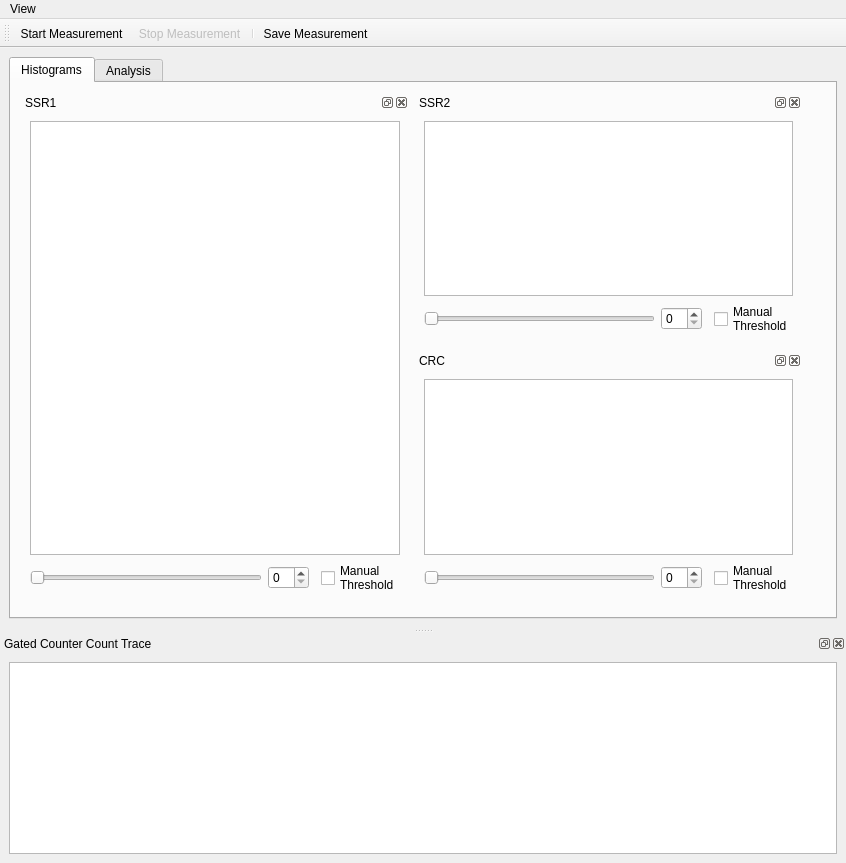
<?xml version="1.0" encoding="UTF-8"?>
<ui version="4.0">
 <class>MainWindow</class>
 <widget class="QMainWindow" name="MainWindow">
  <property name="geometry">
   <rect>
    <x>0</x>
    <y>0</y>
    <width>846</width>
    <height>863</height>
   </rect>
  </property>
  <property name="windowTitle">
   <string>qudi: Gated Counter</string>
  </property>
  <property name="layoutDirection">
   <enum>Qt::LeftToRight</enum>
  </property>
  <widget class="QWidget" name="centralwidget">
   <layout class="QGridLayout" name="gridLayout_2">
    <item row="0" column="0">
     <widget class="QTabWidget" name="tabWidget">
      <property name="currentIndex">
       <number>0</number>
      </property>
      <widget class="QWidget" name="tab_2">
       <attribute name="title">
        <string>Histograms</string>
       </attribute>
       <widget class="QWidget" name="gridLayoutWidget">
        <property name="geometry">
         <rect>
          <x>10</x>
          <y>10</y>
          <width>781</width>
          <height>511</height>
         </rect>
        </property>
        <layout class="QGridLayout" name="gridLayout_16">
         <item row="0" column="1">
          <widget class="QDockWidget" name="histogram_DockWidget_3">
           <property name="sizePolicy">
            <sizepolicy hsizetype="Preferred" vsizetype="Expanding">
             <horstretch>0</horstretch>
             <verstretch>0</verstretch>
            </sizepolicy>
           </property>
           <property name="layoutDirection">
            <enum>Qt::LeftToRight</enum>
           </property>
           <property name="floating">
            <bool>false</bool>
           </property>
           <property name="features">
            <set>QDockWidget::AllDockWidgetFeatures</set>
           </property>
           <property name="allowedAreas">
            <set>Qt::RightDockWidgetArea</set>
           </property>
           <property name="windowTitle">
            <string>SSR2</string>
           </property>
           <widget class="QWidget" name="dockWidgetContents_7">
            <layout class="QGridLayout" name="gridLayout_12">
             <item row="0" column="0">
              <layout class="QGridLayout" name="gridLayout_13">
               <item row="1" column="1">
                <widget class="QSpinBox" name="hist_bins_SpinBox_3"/>
               </item>
               <item row="1" column="0">
                <widget class="QSlider" name="hist_bins_Slider_3">
                 <property name="toolTip">
                  <string>&lt;html&gt;&lt;head/&gt;&lt;body&gt;&lt;p&gt;Set the amout of bins which are&lt;br/&gt;summed together to obtain a &lt;br/&gt;point  (as the summed value) in the &lt;br/&gt;histogram.&lt;/p&gt;&lt;/body&gt;&lt;/html&gt;</string>
                 </property>
                 <property name="orientation">
                  <enum>Qt::Horizontal</enum>
                 </property>
                </widget>
               </item>
               <item row="1" column="3">
                <widget class="QCheckBox" name="checkBox_3">
                 <property name="text">
                  <string>Manual
Threshold</string>
                 </property>
                </widget>
               </item>
               <item row="0" column="0" colspan="4">
                <widget class="PlotWidget" name="histogram_PlotWidget_3">
                 <property name="sizePolicy">
                  <sizepolicy hsizetype="Expanding" vsizetype="Preferred">
                   <horstretch>0</horstretch>
                   <verstretch>0</verstretch>
                  </sizepolicy>
                 </property>
                </widget>
               </item>
              </layout>
             </item>
            </layout>
           </widget>
          </widget>
         </item>
         <item row="1" column="1">
          <widget class="QDockWidget" name="histogram_DockWidget_4">
           <property name="sizePolicy">
            <sizepolicy hsizetype="Preferred" vsizetype="Expanding">
             <horstretch>0</horstretch>
             <verstretch>0</verstretch>
            </sizepolicy>
           </property>
           <property name="layoutDirection">
            <enum>Qt::LeftToRight</enum>
           </property>
           <property name="floating">
            <bool>false</bool>
           </property>
           <property name="features">
            <set>QDockWidget::AllDockWidgetFeatures</set>
           </property>
           <property name="allowedAreas">
            <set>Qt::RightDockWidgetArea</set>
           </property>
           <property name="windowTitle">
            <string>CRC</string>
           </property>
           <widget class="QWidget" name="dockWidgetContents_8">
            <layout class="QGridLayout" name="gridLayout_14">
             <item row="0" column="0">
              <layout class="QGridLayout" name="gridLayout_15">
               <item row="1" column="1">
                <widget class="QSpinBox" name="hist_bins_SpinBox_4"/>
               </item>
               <item row="1" column="0">
                <widget class="QSlider" name="hist_bins_Slider_4">
                 <property name="toolTip">
                  <string>&lt;html&gt;&lt;head/&gt;&lt;body&gt;&lt;p&gt;Set the amout of bins which are&lt;br/&gt;summed together to obtain a &lt;br/&gt;point  (as the summed value) in the &lt;br/&gt;histogram.&lt;/p&gt;&lt;/body&gt;&lt;/html&gt;</string>
                 </property>
                 <property name="orientation">
                  <enum>Qt::Horizontal</enum>
                 </property>
                </widget>
               </item>
               <item row="1" column="3">
                <widget class="QCheckBox" name="checkBox_4">
                 <property name="text">
                  <string>Manual
Threshold</string>
                 </property>
                </widget>
               </item>
               <item row="0" column="0" colspan="4">
                <widget class="PlotWidget" name="histogram_PlotWidget_4">
                 <property name="sizePolicy">
                  <sizepolicy hsizetype="Expanding" vsizetype="Preferred">
                   <horstretch>0</horstretch>
                   <verstretch>0</verstretch>
                  </sizepolicy>
                 </property>
                </widget>
               </item>
              </layout>
             </item>
            </layout>
           </widget>
          </widget>
         </item>
         <item row="0" column="0" rowspan="2">
          <widget class="QDockWidget" name="histogram_DockWidget_2">
           <property name="sizePolicy">
            <sizepolicy hsizetype="Preferred" vsizetype="Expanding">
             <horstretch>0</horstretch>
             <verstretch>0</verstretch>
            </sizepolicy>
           </property>
           <property name="layoutDirection">
            <enum>Qt::LeftToRight</enum>
           </property>
           <property name="floating">
            <bool>false</bool>
           </property>
           <property name="features">
            <set>QDockWidget::AllDockWidgetFeatures</set>
           </property>
           <property name="allowedAreas">
            <set>Qt::RightDockWidgetArea</set>
           </property>
           <property name="windowTitle">
            <string>SSR1</string>
           </property>
           <widget class="QWidget" name="dockWidgetContents_6">
            <layout class="QGridLayout" name="gridLayout_10">
             <item row="0" column="0">
              <layout class="QGridLayout" name="gridLayout_11">
               <item row="1" column="1">
                <widget class="QSpinBox" name="hist_bins_SpinBox_2"/>
               </item>
               <item row="1" column="0">
                <widget class="QSlider" name="hist_bins_Slider_2">
                 <property name="toolTip">
                  <string>&lt;html&gt;&lt;head/&gt;&lt;body&gt;&lt;p&gt;Set the amout of bins which are&lt;br/&gt;summed together to obtain a &lt;br/&gt;point  (as the summed value) in the &lt;br/&gt;histogram.&lt;/p&gt;&lt;/body&gt;&lt;/html&gt;</string>
                 </property>
                 <property name="orientation">
                  <enum>Qt::Horizontal</enum>
                 </property>
                </widget>
               </item>
               <item row="1" column="3">
                <widget class="QCheckBox" name="checkBox_2">
                 <property name="text">
                  <string>Manual
Threshold</string>
                 </property>
                </widget>
               </item>
               <item row="0" column="0" colspan="4">
                <widget class="PlotWidget" name="histogram_PlotWidget_2">
                 <property name="sizePolicy">
                  <sizepolicy hsizetype="Expanding" vsizetype="Preferred">
                   <horstretch>0</horstretch>
                   <verstretch>0</verstretch>
                  </sizepolicy>
                 </property>
                </widget>
               </item>
              </layout>
             </item>
            </layout>
           </widget>
          </widget>
         </item>
        </layout>
       </widget>
      </widget>
      <widget class="QWidget" name="tab">
       <attribute name="title">
        <string>Analysis</string>
       </attribute>
       <widget class="QDockWidget" name="control_param_DockWidget_2">
        <property name="enabled">
         <bool>true</bool>
        </property>
        <property name="geometry">
         <rect>
          <x>10</x>
          <y>10</y>
          <width>499</width>
          <height>500</height>
         </rect>
        </property>
        <property name="sizePolicy">
         <sizepolicy hsizetype="Preferred" vsizetype="Minimum">
          <horstretch>0</horstretch>
          <verstretch>0</verstretch>
         </sizepolicy>
        </property>
        <property name="allowedAreas">
         <set>Qt::AllDockWidgetAreas</set>
        </property>
        <property name="windowTitle">
         <string>Control Parameter</string>
        </property>
        <widget class="QWidget" name="dockWidgetContents_5">
         <layout class="QGridLayout" name="gridLayout_8">
          <item row="0" column="0">
           <layout class="QGridLayout" name="gridLayout_9">
            <property name="sizeConstraint">
             <enum>QLayout::SetMinimumSize</enum>
            </property>
            <property name="spacing">
             <number>6</number>
            </property>
            <item row="2" column="1">
             <widget class="QSpinBox" name="count_per_readout_SpinBox_2">
              <property name="toolTip">
               <string>&lt;html&gt;&lt;head/&gt;&lt;body&gt;&lt;p&gt;Specify how many counts are read out&lt;br/&gt;at once per readout request to the &lt;br/&gt;hardware.&lt;br/&gt;This number won't affect the structure&lt;br/&gt;of the obtained data. With a higher &lt;br/&gt;number you will solely reduce the&lt;br/&gt;workload for the PC, since you descrease&lt;br/&gt;the readout processes per time.&lt;/p&gt;&lt;/body&gt;&lt;/html&gt;</string>
              </property>
              <property name="maximum">
               <number>1000000</number>
              </property>
              <property name="value">
               <number>20</number>
              </property>
             </widget>
            </item>
            <item row="0" column="4">
             <widget class="QComboBox" name="fit_methods_ComboBox_2"/>
            </item>
            <item row="0" column="2">
             <widget class="QLabel" name="label_7">
              <property name="text">
               <string>Fit Parameters</string>
              </property>
             </widget>
            </item>
            <item row="0" column="3">
             <widget class="QPushButton" name="fit_PushButton_2">
              <property name="enabled">
               <bool>true</bool>
              </property>
              <property name="text">
               <string>Fit</string>
              </property>
             </widget>
            </item>
            <item row="5" column="0">
             <widget class="QLabel" name="label_8">
              <property name="text">
               <string>Spin flip prob.</string>
              </property>
             </widget>
            </item>
            <item row="2" column="0">
             <widget class="QLabel" name="label_9">
              <property name="text">
               <string>Count per Readout (#)</string>
              </property>
             </widget>
            </item>
            <item row="3" column="0">
             <widget class="QLabel" name="label_10">
              <property name="text">
               <string>Filetag</string>
              </property>
             </widget>
            </item>
            <item row="1" column="0">
             <widget class="QLabel" name="label_11">
              <property name="sizePolicy">
               <sizepolicy hsizetype="Maximum" vsizetype="Preferred">
                <horstretch>0</horstretch>
                <verstretch>0</verstretch>
               </sizepolicy>
              </property>
              <property name="text">
               <string>Countlength (#)</string>
              </property>
             </widget>
            </item>
            <item row="3" column="1">
             <widget class="QLineEdit" name="filetag_LineEdit_2">
              <property name="maximumSize">
               <size>
                <width>100</width>
                <height>16777215</height>
               </size>
              </property>
              <property name="toolTip">
               <string>&lt;html&gt;&lt;head/&gt;&lt;body&gt;&lt;p&gt;Enter the descriptive name for this&lt;br/&gt;measurement. The file will be saved with &lt;br/&gt;a date and timestamp prefix and the&lt;br/&gt;descriptive name will be append to that&lt;br/&gt;string.&lt;/p&gt;&lt;/body&gt;&lt;/html&gt;</string>
              </property>
             </widget>
            </item>
            <item row="1" column="1">
             <widget class="QSpinBox" name="count_length_SpinBox_2">
              <property name="sizePolicy">
               <sizepolicy hsizetype="Fixed" vsizetype="Fixed">
                <horstretch>0</horstretch>
                <verstretch>0</verstretch>
               </sizepolicy>
              </property>
              <property name="minimumSize">
               <size>
                <width>100</width>
                <height>0</height>
               </size>
              </property>
              <property name="toolTip">
               <string>&lt;html&gt;&lt;head/&gt;&lt;body&gt;&lt;p&gt;Maximal reserved bufferlength&lt;br/&gt;on the gated counting hardware.&lt;/p&gt;&lt;/body&gt;&lt;/html&gt;</string>
              </property>
              <property name="maximum">
               <number>1000000</number>
              </property>
              <property name="value">
               <number>200</number>
              </property>
             </widget>
            </item>
            <item row="5" column="2">
             <widget class="QLabel" name="label_12">
              <property name="maximumSize">
               <size>
                <width>100</width>
                <height>16777215</height>
               </size>
              </property>
              <property name="text">
               <string>Fidelity (left/rigth)</string>
              </property>
             </widget>
            </item>
            <item row="5" column="3">
             <widget class="QDoubleSpinBox" name="fidelity_left_DSpinBox_2">
              <property name="maximumSize">
               <size>
                <width>100</width>
                <height>16777215</height>
               </size>
              </property>
              <property name="readOnly">
               <bool>true</bool>
              </property>
              <property name="buttonSymbols">
               <enum>QAbstractSpinBox::NoButtons</enum>
              </property>
             </widget>
            </item>
            <item row="5" column="4">
             <widget class="QDoubleSpinBox" name="fidelity_right_DSpinBox_2">
              <property name="maximumSize">
               <size>
                <width>100</width>
                <height>16777215</height>
               </size>
              </property>
              <property name="readOnly">
               <bool>true</bool>
              </property>
              <property name="buttonSymbols">
               <enum>QAbstractSpinBox::NoButtons</enum>
              </property>
             </widget>
            </item>
            <item row="1" column="2" rowspan="4" colspan="3">
             <widget class="QTextEdit" name="fit_param_TextEdit_2">
              <property name="sizePolicy">
               <sizepolicy hsizetype="MinimumExpanding" vsizetype="Expanding">
                <horstretch>0</horstretch>
                <verstretch>0</verstretch>
               </sizepolicy>
              </property>
              <property name="minimumSize">
               <size>
                <width>0</width>
                <height>90</height>
               </size>
              </property>
             </widget>
            </item>
            <item row="5" column="1">
             <widget class="QDoubleSpinBox" name="spin_flip_prob_DSpinBox_2">
              <property name="enabled">
               <bool>true</bool>
              </property>
              <property name="maximumSize">
               <size>
                <width>100</width>
                <height>16777215</height>
               </size>
              </property>
              <property name="autoFillBackground">
               <bool>false</bool>
              </property>
              <property name="readOnly">
               <bool>true</bool>
              </property>
              <property name="buttonSymbols">
               <enum>QAbstractSpinBox::NoButtons</enum>
              </property>
             </widget>
            </item>
           </layout>
          </item>
         </layout>
        </widget>
       </widget>
      </widget>
     </widget>
    </item>
   </layout>
  </widget>
  <widget class="QMenuBar" name="menubar">
   <property name="geometry">
    <rect>
     <x>0</x>
     <y>0</y>
     <width>846</width>
     <height>21</height>
    </rect>
   </property>
   <widget class="QMenu" name="menuView">
    <property name="title">
     <string>View</string>
    </property>
    <addaction name="actionRestore_Default"/>
    <addaction name="actionClose"/>
   </widget>
   <addaction name="menuView"/>
  </widget>
  <widget class="QToolBar" name="toolBar">
   <property name="enabled">
    <bool>true</bool>
   </property>
   <property name="windowTitle">
    <string>toolBar</string>
   </property>
   <attribute name="toolBarArea">
    <enum>TopToolBarArea</enum>
   </attribute>
   <attribute name="toolBarBreak">
    <bool>false</bool>
   </attribute>
   <addaction name="start_counter_Action"/>
   <addaction name="stop_counter_Action"/>
   <addaction name="separator"/>
   <addaction name="save_measurement_Action"/>
  </widget>
  <widget class="QDockWidget" name="count_trace_DockWidget">
   <property name="sizePolicy">
    <sizepolicy hsizetype="Preferred" vsizetype="Expanding">
     <horstretch>0</horstretch>
     <verstretch>0</verstretch>
    </sizepolicy>
   </property>
   <property name="minimumSize">
    <size>
     <width>117</width>
     <height>140</height>
    </size>
   </property>
   <property name="windowTitle">
    <string>Gated Counter Count Trace</string>
   </property>
   <attribute name="dockWidgetArea">
    <number>8</number>
   </attribute>
   <widget class="QWidget" name="dockWidgetContents_2">
    <layout class="QGridLayout" name="gridLayout_5">
     <item row="0" column="0">
      <layout class="QGridLayout" name="gridLayout_3">
       <item row="1" column="0">
        <widget class="PlotWidget" name="gated_count_trace_PlotWidget">
         <property name="sizePolicy">
          <sizepolicy hsizetype="Expanding" vsizetype="Preferred">
           <horstretch>0</horstretch>
           <verstretch>0</verstretch>
          </sizepolicy>
         </property>
        </widget>
       </item>
      </layout>
     </item>
    </layout>
   </widget>
  </widget>
  <action name="start_counter_Action">
   <property name="icon">
    <iconset>
     <normaloff>../../artwork/icons/qudiTheme/22x22/start-counter.png</normaloff>../../artwork/icons/qudiTheme/22x22/start-counter.png</iconset>
   </property>
   <property name="text">
    <string>Start Measurement</string>
   </property>
   <property name="toolTip">
    <string>Start Gated Counter Measurement</string>
   </property>
  </action>
  <action name="stop_counter_Action">
   <property name="enabled">
    <bool>false</bool>
   </property>
   <property name="icon">
    <iconset>
     <normaloff>../../artwork/icons/qudiTheme/22x22/stop-counter.png</normaloff>../../artwork/icons/qudiTheme/22x22/stop-counter.png</iconset>
   </property>
   <property name="text">
    <string>Stop Measurement</string>
   </property>
   <property name="toolTip">
    <string>Stop the Gated Counter Measurement</string>
   </property>
  </action>
  <action name="action_continue_measurement">
   <property name="icon">
    <iconset>
     <normaloff>../../artwork/icons/qudiTheme/36x36/play_resume_36x36.png</normaloff>../../artwork/icons/qudiTheme/36x36/play_resume_36x36.png</iconset>
   </property>
   <property name="text">
    <string>Continue Measurement</string>
   </property>
   <property name="toolTip">
    <string>Continue Gated Counter Measurement</string>
   </property>
  </action>
  <action name="save_measurement_Action">
   <property name="icon">
    <iconset>
     <normaloff>../../artwork/icons/oxygen/22x22/document-save.png</normaloff>../../artwork/icons/oxygen/22x22/document-save.png</iconset>
   </property>
   <property name="text">
    <string>Save Measurement</string>
   </property>
   <property name="toolTip">
    <string>Save the Measurement to File</string>
   </property>
  </action>
  <action name="actionRestore_Default">
   <property name="text">
    <string>Restore Default</string>
   </property>
  </action>
  <action name="actionClose">
   <property name="icon">
    <iconset>
     <normaloff>../../artwork/icons/oxygen/22x22/application-exit.png</normaloff>../../artwork/icons/oxygen/22x22/application-exit.png</iconset>
   </property>
   <property name="text">
    <string>Close</string>
   </property>
  </action>
 </widget>
 <customwidgets>
  <customwidget>
   <class>PlotWidget</class>
   <extends>QGraphicsView</extends>
   <header>pyqtgraph</header>
  </customwidget>
 </customwidgets>
 <resources/>
 <connections>
  <connection>
   <sender>actionClose</sender>
   <signal>triggered()</signal>
   <receiver>MainWindow</receiver>
   <slot>close()</slot>
   <hints>
    <hint type="sourcelabel">
     <x>-1</x>
     <y>-1</y>
    </hint>
    <hint type="destinationlabel">
     <x>326</x>
     <y>205</y>
    </hint>
   </hints>
  </connection>
 </connections>
</ui>
